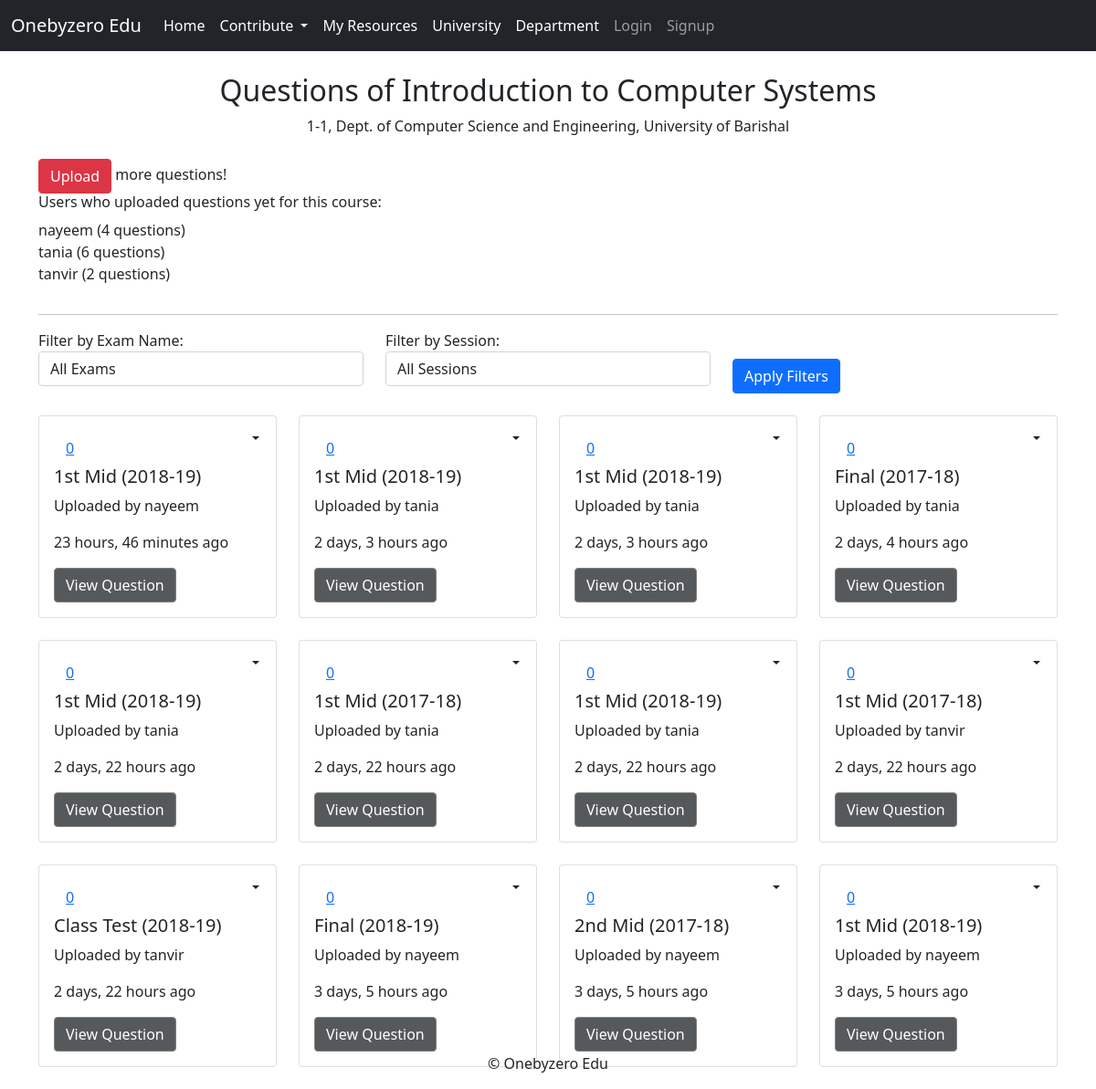
The page /study/view_questions/1/ on the database its author committed.
### study/models.py (models this page shows, shortened)
class Course(models.Model):
    title = models.CharField(max_length=100)
    code = models.CharField(max_length=10)
    credit = models.DecimalField(max_digits=4, decimal_places=2)
    department = models.ForeignKey(Department, on_delete=models.CASCADE)
    university = models.ForeignKey(University, on_delete=models.CASCADE, default=1)
    year = models.PositiveIntegerField()
    semester = models.PositiveIntegerField()
    syllabus = models.TextField(blank=True, null=True)

class Department(models.Model):
    name = models.CharField(max_length=100)
    university = models.ForeignKey(University, on_delete=models.CASCADE)

class University(models.Model):
    name = models.CharField(max_length=100)

class Question(models.Model):
    university = models.ForeignKey(University, on_delete=models.CASCADE)
    department = models.ForeignKey(Department, on_delete=models.CASCADE)
    year = models.PositiveIntegerField(choices=YEAR_CHOICES)
    semester = models.PositiveIntegerField(choices=SEMESTER_CHOICES)
    course = models.ForeignKey(Course, on_delete=models.CASCADE)
    exam_name = models.CharField(max_length=50, choices=EXAM_CHOICES)
    session = models.CharField(max_length=9)
    question_file = models.FileField(upload_to='study/questions/',
        validators=[FileExtensionValidator(allowed_extensions=['pdf', 'jpg', 'png', 'jpeg'])])
    upload_time = models.DateTimeField(auto_now_add=True)
    uploaded_by = models.ForeignKey(User, on_delete=models.CASCADE)
    love_count = models.IntegerField(default=0)
    feedback = models.TextField(blank=True, null=True)

### study/views.py (the view)
# urls.py: path('view_questions/<int:course_id>/', views.view_questions, name='view_questions'),
def view_questions(request, course_id):
    course = get_object_or_404(Course, pk=course_id)
    questions = Question.objects.filter(course=course).order_by('-upload_time')
    session_filter = request.GET.get('session')
    exam_name_filter = request.GET.get('exam_name')
    if session_filter:
        questions = questions.filter(session=session_filter)
    if exam_name_filter:
        questions = questions.filter(exam_name__icontains=exam_name_filter)
    all_uploaders = Question.objects.filter(course=course_id).values_list('uploaded_by__username', flat=True).distinct()
    users_with_question_count = (
        Question.objects
        .filter(course=course)
        .values('uploaded_by__username')
        .annotate(question_count=Count('uploaded_by__username'))
    )
    context = {
        'questions': questions,
        'course': course,
        'all_uploaders': all_uploaders,
        'users_with_question_count': users_with_question_count
    }
    return render(request, 'resources/questions/view_questions.html', context)

### study/context_processors/department_context_processors.py (called while the page is built)
def department_context_view(request):
    user = request.user.id
    total_courses = Course.objects.all().count()
    sem1_total_courses = Course.objects.filter(year=1, semester=1).count()
    context = {
        'total_courses': total_courses,
        'sem1_total_courses': sem1_total_courses,
    }
    return {'context': context}

### study/templatetags/time_filters.py (called while the page is built)
@register.filter(name='time_ago')
def time_ago(value):
    if isinstance(value, datetime.datetime):
        return timesince(value, now())
    return value  # Return the original value if it's not a datetime object

### study/templates/resources/questions/view_questions.html (shortened to what this page needs)
{% extends "base.html" %}
{% load time_filters %}
{% load static %}
{% block content %}
    <div class="container mt-4">
        <div class="text-center">
            <h2>Questions of {{ course.title }}</h2>
            <p>{{ course.semester }}-{{ course.year }},
                Dept. of {{ course.department.name }},
                {{ course.university.name }}</p>
        </div>
        <div class="row justify-content-between align-items-center mt-4">
            <div>
                <a href="{% url 'add_question' %}" class="btn btn-danger mr-2">Upload</a>
                <span>more questions!</span>
            </div>
            <div>
                <h6>Users who uploaded questions yet for this course:</h6>
                <ul class="list-unstyled">
                    {% for user_info in users_with_question_count %}
                        <li>{{ user_info.uploaded_by__username }} ({{ user_info.question_count }} questions)</li>
                    {% empty %}
                        <li>No users have uploaded questions for this course.</li>
                    {% endfor %}
                </ul>
            </div>
        </div>
        <hr>
        <form method="GET" class="mb-4">
            <div class="row align-items-end">
                <div class="col-md-4 mb-2">
                    <label for="examFilter">Filter by Exam Name:</label>
                    <select name="exam_name" id="examFilter" class="form-control">
                        <option value="">All Exams</option>
                    </select>
                </div>
                <div class="col-md-4 mb-2">
                    <label for="sessionFilter">Filter by Session:</label>
                    <select name="session" id="sessionFilter" class="form-control">
                        <option value="">All Sessions</option>
                    </select>
                </div>
                <div class="col-md-4">
                    <button type="submit" class="btn btn-primary btn-block">Apply Filters</button>
                </div>
            </div>
        </form>
        <div class="row">
            {% for qs in questions %}
                <div class="col-md-3 mb-4">
                    <div class="card">
                        <div class="card-body" style="height: 220px; overflow: hidden;">
                            <div  class="dropdown dropleft" style="position: absolute; top: 5px; right: 5px;">
                                <button class="btn dropdown-toggle" type="button" id="dropdownMenuButton" data-bs-toggle="dropdown" aria-haspopup="true" aria-expanded="false">
                                </button>
                            </div>
<button class="btn btn-link" id="loveBtn{{ qs.id }}" onclick="handleLoveClick({{ qs.id }})">
    <span id="loveCount{{ qs.id }}">{{ qs.love_count }}</span>
</button>
                            <h5 class="card-title">{{ qs.exam_name }} ({{ qs.session }})</h5>
                            <p class="card-text">Uploaded by {{ qs.uploaded_by.username }}</p>
                            <p>{{ qs.upload_time|time_ago }} ago</p>
                            <a href="{{ qs.question_file.url }}" target="_blank" class="btn btn-primary  view-btn" data-toggle="modal" data-target="#imageModal{{ qs.id }}">
                                 View Question
                            </a>
                        </div>
                    </div>
                </div>
            {% empty %}
                <p class="col-12 text-center">No questions available.</p>
            {% endfor %}
        </div>
    </div>
{% endblock %}

### templates/base.html (style rules this page uses)
.view-btn { background-color: #56595C; border-color: gray; }

### rows shown on the page
Course: title "Introduction to Computer Systems", semester "1", year "1", department.name "Computer Science and Engineering", university.name "University of Barishal"
Question: love_count "0", exam_name "1st Mid", session "2018-19", uploaded_by.username "nayeem", upload_time "23 hours, 46 minutes"
Question: love_count "0", exam_name "1st Mid", session "2018-19", uploaded_by.username "tania", upload_time "2 days, 3 hours"
Question: love_count "0", exam_name "1st Mid", session "2018-19", uploaded_by.username "tania", upload_time "2 days, 3 hours"
Question: love_count "0", exam_name "Final", session "2017-18", uploaded_by.username "tania", upload_time "2 days, 4 hours"
Question: love_count "0", exam_name "1st Mid", session "2018-19", uploaded_by.username "tania", upload_time "2 days, 22 hours"
Question: love_count "0", exam_name "1st Mid", session "2017-18", uploaded_by.username "tania", upload_time "2 days, 22 hours"
Question: love_count "0", exam_name "1st Mid", session "2018-19", uploaded_by.username "tania", upload_time "2 days, 22 hours"
Question: love_count "0", exam_name "1st Mid", session "2017-18", uploaded_by.username "tanvir", upload_time "2 days, 22 hours"
Question: love_count "0", exam_name "Class Test", session "2018-19", uploaded_by.username "tanvir", upload_time "2 days, 22 hours"
Question: love_count "0", exam_name "Final", session "2018-19", uploaded_by.username "nayeem", upload_time "3 days, 5 hours"
Question: love_count "0", exam_name "2nd Mid", session "2017-18", uploaded_by.username "nayeem", upload_time "3 days, 5 hours"
Question: love_count "0", exam_name "1st Mid", session "2018-19", uploaded_by.username "nayeem", upload_time "3 days, 5 hours"

### other values the page prints
{{ user_info.uploaded_by__username }} "nayeem"
{{ user_info.question_count }} "4"
{{ user_info.uploaded_by__username }} "tania"
{{ user_info.question_count }} "6"
{{ user_info.uploaded_by__username }} "tanvir"
{{ user_info.question_count }} "2"
